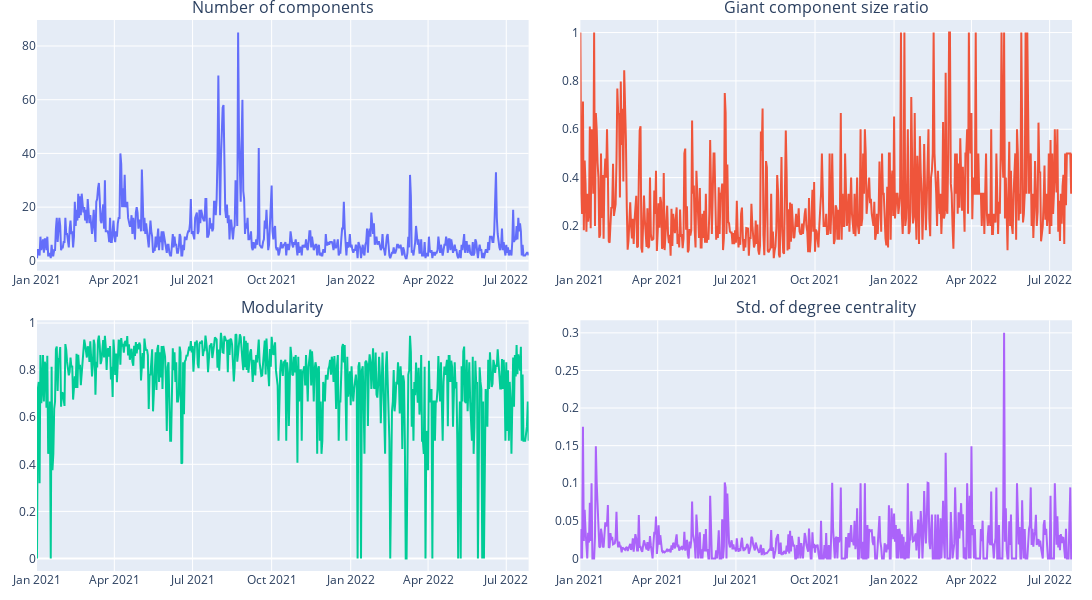

Notebook code cell kept with this figure:
### Code cell
fig = make_subplots(
    rows=2, 
    cols=2,
    subplot_titles=(
        "Number of components", 
        "Giant component size ratio", 
        "Modularity", 
        "Std. of degree centrality",
        # "Avg. of core node neighbor",
        # "Number of core nodes",
    ),
    horizontal_spacing=0.05, 
    vertical_spacing=0.09,
)

# LUSD
fig.add_trace(
    go.Scatter(x=network_fea['date'], y=network_fea['num_components'] ),
    row=1, col=1
)

fig.add_trace(
    go.Scatter(x=network_fea['date'], y=network_fea['giant_com_ratio'] ),
    row=1, col=2
)

fig.add_trace(
    go.Scatter(x=network_fea['date'], y=network_fea['modularity'] ),
    row=2, col=1
)

fig.add_trace(
    go.Scatter(x=network_fea['date'], y=network_fea['degree_centrality_std'] ),
    row=2, col=2
)

# fig.add_trace(
#     go.Scatter(x=network_fea['date'], y=network_fea['avg_core_neighbor'] ),
#     row=3, col=1
# )

# fig.add_trace(
#     go.Scatter(x=network_fea['date'], y=network_fea['num_core'] ),
#     row=3, col=2
# )

fig.update_layout(height=600, width=1400, showlegend=False, margin=dict(l=20, r=20, t=20, b=20))
fig.show()

fig.write_image(f"{IMG_PATH}/analysis/fig9.png")

### Figure 1 — Plotly figure (JSON) as saved in the notebook; plotly's stock layout.template omitted (floating-point values rounded to 4 significant figures; data arrays with more than 128 entries replaced by an {"elided": "..."} marker saying what was removed)
{"data": [{"type": "scatter", "x": {"elided": "568 str values"}, "xaxis": "x", "y": {"elided": "568 int values"}, "yaxis": "y"}, {"type": "scatter", "x": {"elided": "568 str values"}, "xaxis": "x2", "y": {"elided": "568 float values"}, "yaxis": "y2"}, {"type": "scatter", "x": {"elided": "568 str values"}, "xaxis": "x3", "y": {"elided": "568 float values"}, "yaxis": "y3"}, {"type": "scatter", "x": {"elided": "568 str values"}, "xaxis": "x4", "y": {"elided": "568 float values"}, "yaxis": "y4"}], "layout": {"annotations": [{"font": {"size": 16}, "showarrow": false, "text": "Number of components", "x": 0.2375, "xanchor": "center", "xref": "paper", "y": 1, "yanchor": "bottom", "yref": "paper"}, {"font": {"size": 16}, "showarrow": false, "text": "Giant component size ratio", "x": 0.7625, "xanchor": "center", "xref": "paper", "y": 1, "yanchor": "bottom", "yref": "paper"}, {"font": {"size": 16}, "showarrow": false, "text": "Modularity", "x": 0.2375, "xanchor": "center", "xref": "paper", "y": 0.455, "yanchor": "bottom", "yref": "paper"}, {"font": {"size": 16}, "showarrow": false, "text": "Std. of degree centrality", "x": 0.7625, "xanchor": "center", "xref": "paper", "y": 0.455, "yanchor": "bottom", "yref": "paper"}], "height": 600, "margin": {"b": 20, "l": 20, "r": 20, "t": 20}, "showlegend": false, "width": 1400, "xaxis": {"anchor": "y", "domain": [0, 0.475]}, "xaxis2": {"anchor": "y2", "domain": [0.525, 1]}, "xaxis3": {"anchor": "y3", "domain": [0, 0.475]}, "xaxis4": {"anchor": "y4", "domain": [0.525, 1]}, "yaxis": {"anchor": "x", "domain": [0.545, 1]}, "yaxis2": {"anchor": "x2", "domain": [0.545, 1]}, "yaxis3": {"anchor": "x3", "domain": [0, 0.455]}, "yaxis4": {"anchor": "x4", "domain": [0, 0.455]}}}
